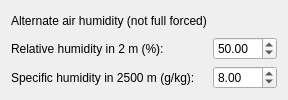
                        <widget class="QWidget" name="page_forceHum_No">
                         <layout class="QGridLayout" name="gridLayout_62">
                          <item row="0" column="0">
                           <widget class="QLabel" name="label_63">
                            <property name="text">
                             <string>Alternate air humidity (not full forced)</string>
                            </property>
                           </widget>
                          </item>
                          <item row="1" column="0">
                           <widget class="QLabel" name="label_64">
                            <property name="text">
                             <string>Relative humidity in 2 m (%):</string>
                            </property>
                           </widget>
                          </item>
                          <item row="1" column="1">
                           <widget class="QDoubleSpinBox" name="sb_relHum">
                            <property name="locale">
                             <locale language="English" country="UnitedStates"/>
                            </property>
                            <property name="maximum">
                             <double>100.000000000000000</double>
                            </property>
                            <property name="value">
                             <double>50.000000000000000</double>
                            </property>
                           </widget>
                          </item>
                          <item row="2" column="0">
                           <widget class="QLabel" name="label_65">
                            <property name="text">
                             <string>Specific humidity in 2500 m (g/kg):</string>
                            </property>
                           </widget>
                          </item>
                          <item row="2" column="1">
                           <widget class="QDoubleSpinBox" name="sb_specHum_2">
                            <property name="locale">
                             <locale language="English" country="UnitedStates"/>
                            </property>
                            <property name="maximum">
                             <double>100.000000000000000</double>
                            </property>
                            <property name="value">
                             <double>8.000000000000000</double>
                            </property>
                           </widget>
                          </item>
                         </layout>
                        </widget>
